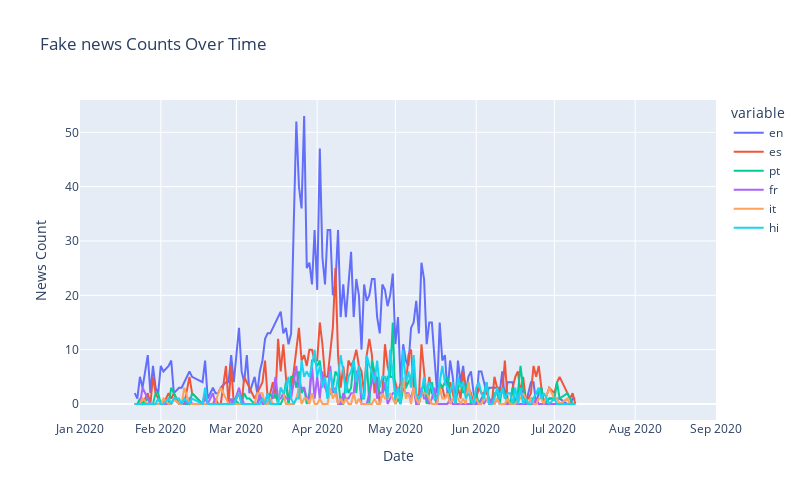

The cell this chart's notebook holds for it:
### Markdown cell above
# Fake news

### Code cell
languages_analyze = ["en", "es","pt", "fr", "it", "hi"]
count_news        = []
for i in languages_analyze:
    df_query = df2 
    df_lang = pd.DataFrame(df2[ (df2["lang"]==i) & (df2["label"]=="fake") ].groupby("time")["news_id"].count())
    df_new = df_lang.rename(columns={'news_id': i})
    count_news.append(df_new)
result  = pd.concat(count_news, axis=1)
results = result.fillna(0)   
df = results

# Convert the 'time' column to a datetime format
df['time_1'] = pd.to_datetime(df.index, format='%d/%m/%Y')

df = df.sort_values(by='time_1')
# Create a time series plot using Plotly
fig = px.line(df, x='time_1', y=df.columns, title='Fake news Counts Over Time')
fig.update_xaxes(title_text='Date')
fig.update_yaxes(title_text='News Count')
start_date = pd.to_datetime("2020-01-01")
end_date = pd.to_datetime("2020-09-01")
fig.update_xaxes(range=[start_date, end_date])
fig.update_layout(width=800, height=500)
fig.show()

### Figure 1 — Plotly figure (JSON) as saved in the notebook; plotly's stock layout.template omitted (floating-point values rounded to 4 significant figures; data arrays with more than 128 entries replaced by an {"elided": "..."} marker saying what was removed)
{"data": [{"hovertemplate": "variable=en<br>time_1=%{x}<br>value=%{y}<extra></extra>", "legendgroup": "en", "line": {"color": "#636efa", "dash": "solid"}, "marker": {"symbol": "circle"}, "mode": "lines", "name": "en", "orientation": "v", "showlegend": true, "type": "scatter", "x": {"elided": "155 str values"}, "xaxis": "x", "y": {"elided": "155 int values"}, "yaxis": "y"}, {"hovertemplate": "variable=es<br>time_1=%{x}<br>value=%{y}<extra></extra>", "legendgroup": "es", "line": {"color": "#EF553B", "dash": "solid"}, "marker": {"symbol": "circle"}, "mode": "lines", "name": "es", "orientation": "v", "showlegend": true, "type": "scatter", "x": {"elided": "155 str values"}, "xaxis": "x", "y": {"elided": "155 int values"}, "yaxis": "y"}, {"hovertemplate": "variable=pt<br>time_1=%{x}<br>value=%{y}<extra></extra>", "legendgroup": "pt", "line": {"color": "#00cc96", "dash": "solid"}, "marker": {"symbol": "circle"}, "mode": "lines", "name": "pt", "orientation": "v", "showlegend": true, "type": "scatter", "x": {"elided": "155 str values"}, "xaxis": "x", "y": {"elided": "155 int values"}, "yaxis": "y"}, {"hovertemplate": "variable=fr<br>time_1=%{x}<br>value=%{y}<extra></extra>", "legendgroup": "fr", "line": {"color": "#ab63fa", "dash": "solid"}, "marker": {"symbol": "circle"}, "mode": "lines", "name": "fr", "orientation": "v", "showlegend": true, "type": "scatter", "x": {"elided": "155 str values"}, "xaxis": "x", "y": {"elided": "155 int values"}, "yaxis": "y"}, {"hovertemplate": "variable=it<br>time_1=%{x}<br>value=%{y}<extra></extra>", "legendgroup": "it", "line": {"color": "#FFA15A", "dash": "solid"}, "marker": {"symbol": "circle"}, "mode": "lines", "name": "it", "orientation": "v", "showlegend": true, "type": "scatter", "x": {"elided": "155 str values"}, "xaxis": "x", "y": {"elided": "155 int values"}, "yaxis": "y"}, {"hovertemplate": "variable=hi<br>time_1=%{x}<br>value=%{y}<extra></extra>", "legendgroup": "hi", "line": {"color": "#19d3f3", "dash": "solid"}, "marker": {"symbol": "circle"}, "mode": "lines", "name": "hi", "orientation": "v", "showlegend": true, "type": "scatter", "x": {"elided": "155 str values"}, "xaxis": "x", "y": {"elided": "155 int values"}, "yaxis": "y"}], "layout": {"height": 500, "legend": {"title": {"text": "variable"}, "tracegroupgap": 0}, "title": {"text": "Fake news Counts Over Time"}, "width": 800, "xaxis": {"anchor": "y", "domain": [0, 1], "range": ["2020-01-01T00:00:00", "2020-09-01T00:00:00"], "title": {"text": "Date"}, "type": "date"}, "yaxis": {"anchor": "x", "autorange": true, "domain": [0, 1], "range": [-2.944, 55.94], "title": {"text": "News Count"}, "type": "linear"}}}
